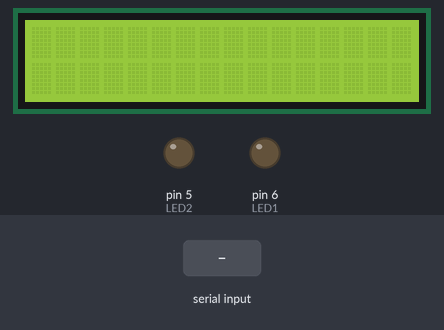
Simulated run of this sketch. Board: Arduino Uno, built with avr-gcc and run on an emulated ATmega328P. Parts: 16×2 character LCD, output pins drawn as LEDs (lit = HIGH). Inputs (shaded band) come from the test bench. What the sketch prints to the serial monitor is not drawn.

Above: at 1.2 s.
1.3 s: "turn on LED" received over Serial
At 2.1 s:
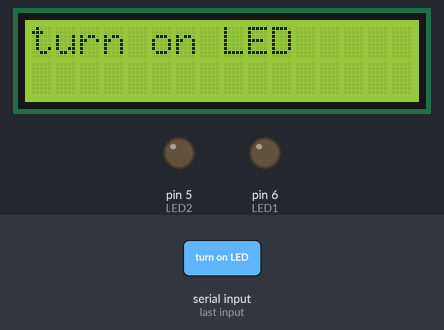
2.9 s: "turn off LED" received over Serial
At 5.5 s:
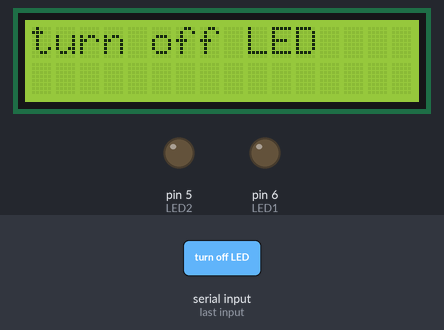
5.9 s: "1" received over Serial
At 8.6 s:
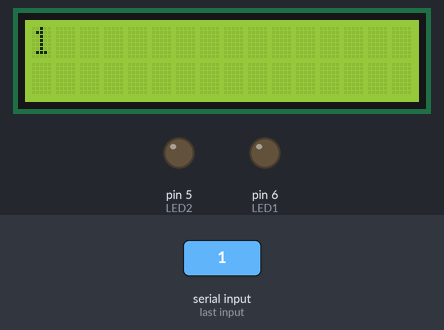
Timing chart, 0 to 10.1 s (numbered marks = the images above; inputs shaded):
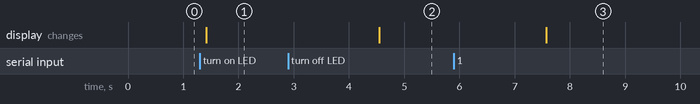

Measured:
- after the input at 1.3 s, the display: changes after 0.12 s (image 1)
- after the input at 2.9 s, the display: changes after 1.7 s (image 2)
- after the input at 5.9 s, the display: changes after 1.7 s (image 3)

The sketch:

blue.ino
```cpp
#include <LiquidCrystal.h>

char str[34],L=2;
int temp=0,i=0;
int Pass=0,p=0;
 int c,x,d;
 int LED1=6;
 int LED2=5;
 int Li          = 17;
int Lii         = 1;
int Ri          = -1;
int Rii         = -1;
// initialize the library by associating any needed LCD interface pin
// with the arduino pin number it is connected to
LiquidCrystal lcd(8,9,10,11,12,13);

void setup() {
  // set up the LCD's number of columns and rows:
  lcd.begin(16, 2);
  // Print a message to the LCD.

  Serial.begin(9600);
   pinMode(LED1,OUTPUT);
 pinMode(LED2,OUTPUT);
}


void loop()
{
  if(temp==1)
  {
    //check();
     temp=0;
    i=0;
    delay(1000);
  }

}

void serialEvent() {
while (Serial.available())
      {
      char inChar=Serial.read();
      str[i++]=inChar;
      delay(10);
      }
       for (p=i+1;p<34;p++)
      {
        str[i++]=32;
      }
    temp=1;
  Serial.write(str);
  Clear_Scroll_LCD_Left();    // Use if the text in the string is changed / different from before
  Clear_Scroll_LCD_Right();
  lcd.setCursor(0, 0);
 lcd.print(str);
  if(i>16)
  {
    d=16;
    for (x=0;x<=17;x++)
    {
    lcd.setCursor(x,2);
    lcd.print(str[d]);
    d++;
    }
  }
  delay(2000);
 if (str=="turn on LED")
  {
    digitalWrite(LED1,HIGH);
   }

if (str=="turn off LED")
  {
    digitalWrite(LED1,LOW);
   }

}
//----------------------------------
String Scroll_LCD_Left(String StrDisplay){
  String result;
  String StrProcess = "                " + StrDisplay + "                ";
  result = StrProcess.substring(Li,Lii);
  Li++;
  Lii++;
  if (Li>StrProcess.length()){
    Li=16;
    Lii=0;
  }
  return result;
}

void Clear_Scroll_LCD_Left(){
  Li=16;
  Lii=0;
}
//----------------------------------
String Scroll_LCD_Right(String StrDisplay){
  String result;
  String StrProcess = "                " + StrDisplay + "                ";
  if (Rii<1){
    Ri  = StrProcess.length();
    Rii = Ri-16;
  }
  result = StrProcess.substring(Rii,Ri);
  Ri--;
  Rii--;
  return result;
}

void Clear_Scroll_LCD_Right(){
  Ri=-1;
  Rii=-1;
}
```
